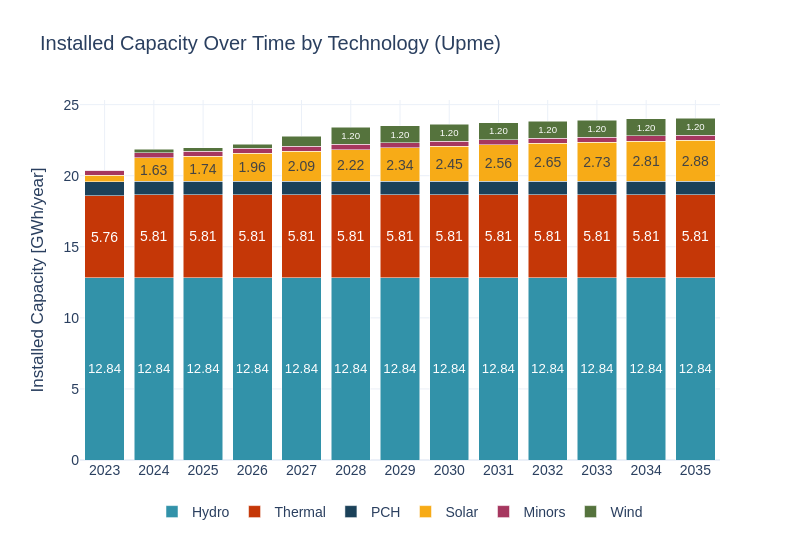

The notebook cell saved with this chart:
### Code cell
cap_inst_upme = pd.read_csv('../../../data/UPME/scenarios/0_upme.csv')
all_techs  = cap_inst_upme["gen_tech"].unique()

full_index = pd.MultiIndex.from_product([range(years[0], years[1] + 1), all_techs], names=["year", "gen_tech"])
all_combinations = pd.DataFrame(index=full_index).reset_index()

cap_inst_upme = pd.merge(all_combinations, cap_inst_upme, on=["year", "gen_tech"], how="left")
cap_inst_upme["BuildGen"] = cap_inst_upme["BuildGen"].fillna(0)

cap_inst_upme = cap_inst_upme[['year', 'gen_tech', 'BuildGen']]
cap_inst_upme = cap_inst_upme.groupby(['year', 'gen_tech'], as_index=False)['BuildGen'].sum()

cap_inst_upme["BuildGen"] = cap_inst_upme.groupby("gen_tech")["BuildGen"].cumsum()
cap_inst_upme["BuildGen"] = cap_inst_upme["BuildGen"] / 1000
sw.scenarios.dispatched_generation(cap_inst_upme, 'Installed Capacity', 'GWh', 'year', 'BuildGen', 'gen_tech', scenario_name, 'Upme', 1)
#cap_inst_upme.to_csv('./11_upme.csv')

### Figure 1 — Plotly figure (JSON) as saved in the notebook; plotly's stock layout.template omitted (floating-point values rounded to 4 significant figures)
{"data": [{"hovertemplate": "gen_tech=Hydro<br>Year=%{x}<br>Dispatched Generation (MW)=%{y}<br>text=%{text}<extra></extra>", "insidetextanchor": "middle", "legendgroup": "Hydro", "marker": {"color": "#3292A9", "pattern": {"shape": ""}}, "name": "Hydro", "orientation": "v", "showlegend": true, "text": ["12.84", "12.84", "12.84", "12.84", "12.84", "12.84", "12.84", "12.84", "12.84", "12.84", "12.84", "12.84", "12.84"], "textangle": 0, "textposition": "inside", "texttemplate": "%{text}", "type": "bar", "x": [2023, 2024, 2025, 2026, 2027, 2028, 2029, 2030, 2031, 2032, 2033, 2034, 2035], "xaxis": "x", "y": [12.84, 12.84, 12.84, 12.84, 12.84, 12.84, 12.84, 12.84, 12.84, 12.84, 12.84, 12.84, 12.84], "yaxis": "y"}, {"hovertemplate": "gen_tech=Thermal<br>Year=%{x}<br>Dispatched Generation (MW)=%{y}<br>text=%{text}<extra></extra>", "insidetextanchor": "middle", "legendgroup": "Thermal", "marker": {"color": "#C53707", "pattern": {"shape": ""}}, "name": "Thermal", "orientation": "v", "showlegend": true, "text": ["5.76", "5.81", "5.81", "5.81", "5.81", "5.81", "5.81", "5.81", "5.81", "5.81", "5.81", "5.81", "5.81"], "textangle": 0, "textposition": "inside", "texttemplate": "%{text}", "type": "bar", "x": [2023, 2024, 2025, 2026, 2027, 2028, 2029, 2030, 2031, 2032, 2033, 2034, 2035], "xaxis": "x", "y": [5.764, 5.806, 5.806, 5.806, 5.806, 5.806, 5.806, 5.806, 5.806, 5.806, 5.806, 5.806, 5.806], "yaxis": "y"}, {"hovertemplate": "gen_tech=PCH<br>Year=%{x}<br>Dispatched Generation (MW)=%{y}<br>text=%{text}<extra></extra>", "insidetextanchor": "middle", "legendgroup": "PCH", "marker": {"color": "#1B4159", "pattern": {"shape": ""}}, "name": "PCH", "orientation": "v", "showlegend": true, "text": ["", "", "", "", "", "", "", "", "", "", "", "", ""], "textangle": 0, "textposition": "inside", "texttemplate": "%{text}", "type": "bar", "x": [2023, 2024, 2025, 2026, 2027, 2028, 2029, 2030, 2031, 2032, 2033, 2034, 2035], "xaxis": "x", "y": [0.972, 0.972, 0.972, 0.972, 0.972, 0.972, 0.972, 0.972, 0.972, 0.972, 0.972, 0.972, 0.972], "yaxis": "y"}, {"hovertemplate": "gen_tech=Solar<br>Year=%{x}<br>Dispatched Generation (MW)=%{y}<br>text=%{text}<extra></extra>", "insidetextanchor": "middle", "legendgroup": "Solar", "marker": {"color": "#F7AB17", "pattern": {"shape": ""}}, "name": "Solar", "orientation": "v", "showlegend": true, "text": ["", "1.63", "1.74", "1.96", "2.09", "2.22", "2.34", "2.45", "2.56", "2.65", "2.73", "2.81", "2.88"], "textangle": 0, "textposition": "inside", "texttemplate": "%{text}", "type": "bar", "x": [2023, 2024, 2025, 2026, 2027, 2028, 2029, 2030, 2031, 2032, 2033, 2034, 2035], "xaxis": "x", "y": [0.454, 1.634, 1.744, 1.962, 2.09, 2.218, 2.341, 2.45, 2.559, 2.65, 2.729, 2.809, 2.877], "yaxis": "y"}, {"hovertemplate": "gen_tech=Minors<br>Year=%{x}<br>Dispatched Generation (MW)=%{y}<br>text=%{text}<extra></extra>", "insidetextanchor": "middle", "legendgroup": "Minors", "marker": {"color": "#A6375F", "pattern": {"shape": ""}}, "name": "Minors", "orientation": "v", "showlegend": true, "text": ["", "", "", "", "", "", "", "", "", "", "", "", ""], "textangle": 0, "textposition": "inside", "texttemplate": "%{text}", "type": "bar", "x": [2023, 2024, 2025, 2026, 2027, 2028, 2029, 2030, 2031, 2032, 2033, 2034, 2035], "xaxis": "x", "y": [0.369, 0.369, 0.369, 0.369, 0.369, 0.369, 0.369, 0.369, 0.369, 0.369, 0.369, 0.369, 0.369], "yaxis": "y"}, {"hovertemplate": "gen_tech=Wind<br>Year=%{x}<br>Dispatched Generation (MW)=%{y}<br>text=%{text}<extra></extra>", "insidetextanchor": "middle", "legendgroup": "Wind", "marker": {"color": "#55733D", "pattern": {"shape": ""}}, "name": "Wind", "orientation": "v", "showlegend": true, "text": ["", "", "", "", "", "1.20", "1.20", "1.20", "1.20", "1.20", "1.20", "1.20", "1.20"], "textangle": 0, "textposition": "inside", "texttemplate": "%{text}", "type": "bar", "x": [2023, 2024, 2025, 2026, 2027, 2028, 2029, 2030, 2031, 2032, 2033, 2034, 2035], "xaxis": "x", "y": [0.0, 0.255, 0.255, 0.255, 0.705, 1.197, 1.197, 1.197, 1.197, 1.197, 1.197, 1.197, 1.197], "yaxis": "y"}], "layout": {"barmode": "stack", "font": {"family": "Arial", "size": 14}, "height": 540, "legend": {"orientation": "h", "title": {}, "tracegroupgap": 0, "x": 0.5, "xanchor": "center", "y": -0.1}, "title": {"text": "Installed Capacity Over Time by Technology (Upme)"}, "width": 800, "xaxis": {"anchor": "y", "domain": [0, 1], "showgrid": true, "tickangle": 0, "tickfont": {"family": "Arial", "size": 14}, "tickvals": [2023, 2024, 2025, 2026, 2027, 2028, 2029, 2030, 2031, 2032, 2033, 2034, 2035], "title": {"text": ""}}, "yaxis": {"anchor": "x", "domain": [0, 1], "title": {"text": "Installed Capacity [GWh/year]"}}}}
